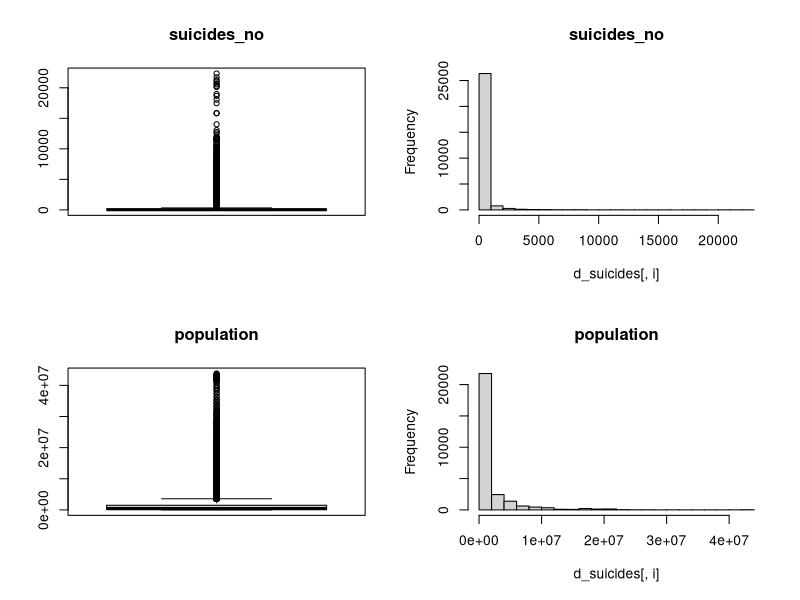
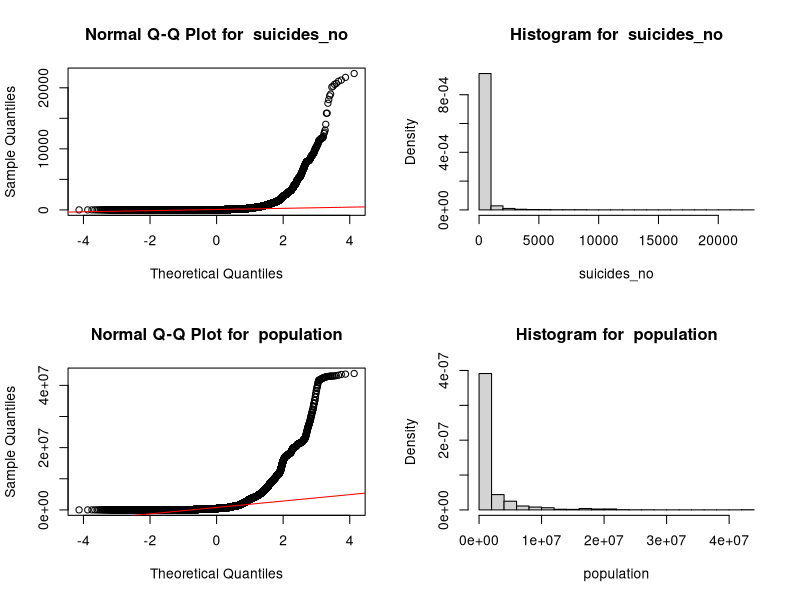

These charts were generated, in order, by the following R code:
# Iniciando PRA2
# https://www.kaggle.com/rushirdx/suicide-rates-from-1986-to-2016/data
library(dplyr)
library(knitr)

# 1 DESCRIPCION DEL DATASET

# Lectura de datos
data <- read.csv("../data/suicide.csv", header = TRUE, sep = ",", quote="\"", dec=".",fill = TRUE)
dim(data) 
# Tenemos 27820 observaciones y un total de 12 variables.
summary(data)
# Tipos de datos
str(data)
res <- sapply(data,class)
kable(data.frame(variables=names(res),clase=as.vector(res)))

# 2 INTEGRACION Y SELECCION DE DATOS

# Eliminar columnas
d_suicides <- select(data, -HDI.for.year, -country.year)
str(d_suicides)

# 3 LIMIPIEZA DE DATOS

# 3.1 Los datos que contienen ceros o elementos vacíos
colSums(is.na(d_suicides))
colSums(d_suicides=="")
colSums(d_suicides=="0")

# 3.2 Identificación y tratamiento de valores extremos

# Análisis mediante diagramas de cajas e histogramas
par(mfrow=c(2,2))
cols <- c("suicides_no","population")
for(i in cols) {
  if (is.integer(d_suicides[,i])){
    boxplot(d_suicides[,i], main = i, width = 100)
    hist(d_suicides[,i], main = i)
  }
}

# Por la naturaleza de las variables population y suicides, no siguen una distribución normal.

par(mfrow=c(2,2))
cols <- c("sex","age","generation")
for (i in cols){
  if (is.factor(d_suicides[,i])){
    counts <- table(d_suicides[,i])
    barplot(counts,main=paste("Distribution of ", i), 
            xlab=i)
  }
}

# La variable sex tiene dos clases: female y male, ambas con la misma cantidad de registros
# La variable age tiene 6 clases: "", ambas con la misma cantidad de registros.
# La variable generation tiene 6 clases con diferente cantidad de registros.


# 4 ANALISIS DE LOS DATOS

# 4.1 Seleccion de los grupos de datos que se quieren analizar

# ¿Es mayor la tasa de suicidios en hombres que en mujeres (en función del porcentaje de población)?
#  - Atributos: sex, suicides_no, population
#  - Calcular la tasa de suicidios por sex.
#  - Gráfica o tabla donde se muestra una comparativa entre la tasa de suicidios entre hombres y mujeres.



#¿Qué generación tiene una tasa más alta de suicidios según el nivel de riqueza de su país en el 2008 durante la crisis económica mundial?
  
#  -  Atributos: suicides_no, population, generation, gdp_per_capita...., country, year
#  -	Clasificar los países según el producto interno bruto gdp_for_capita para el 2008.
#  -	Agregar una columna nueva con la clasificación en 3 grupos (Primer mundo, segundo mundo, tercer mundo), para esto utilizaremos un algoritmo de clasificación no supervisado.
#  -  Calcular la tasa de suicidios por generación / nivel de riqueza.
#  -	Comparativa por generación y tasa de suicidios para el año 2008.


#¿Cómo ha evolucionado la tasa de suicidios desde el 1985 en España? 

# - Atributos: suicides_no, population, year, country=Spain,  
# -	Columna que sume el número por cada año (actualmente por cada anio existen 12 registros, 2 sex x 6 age).
#-	Columna que sume la población por cada año.
#-	Calcular la tasa de suicidios por cada año.
#-	Graficar para identificar de picos o valores altos.

# Proyección del número de suicidios en los siguientes 5 años.

# Nota: Pregunta derivada en función de los resultados de la pregunta anterior.


# 4.2 Comprobacion de la normalidad y homogeneidad de la varianza

# Análisis de Normalidad

par(mfrow=c(2,2))
cols <- c("suicides_no", "population")
for (i in cols){
  qqnorm(d_suicides[,i],main = paste("Normal Q-Q Plot for ", i))
  qqline(d_suicides[,i],col="red")
  hist(d_suicides[,i], 
        main=paste("Histogram for ", i), 
        xlab=i, freq = FALSE)
}
 # No son variables normales...

# Análisis de homogeneidad de la varianza

# 4.3 Aplicando pruebas estadisticas para comparar grupos
